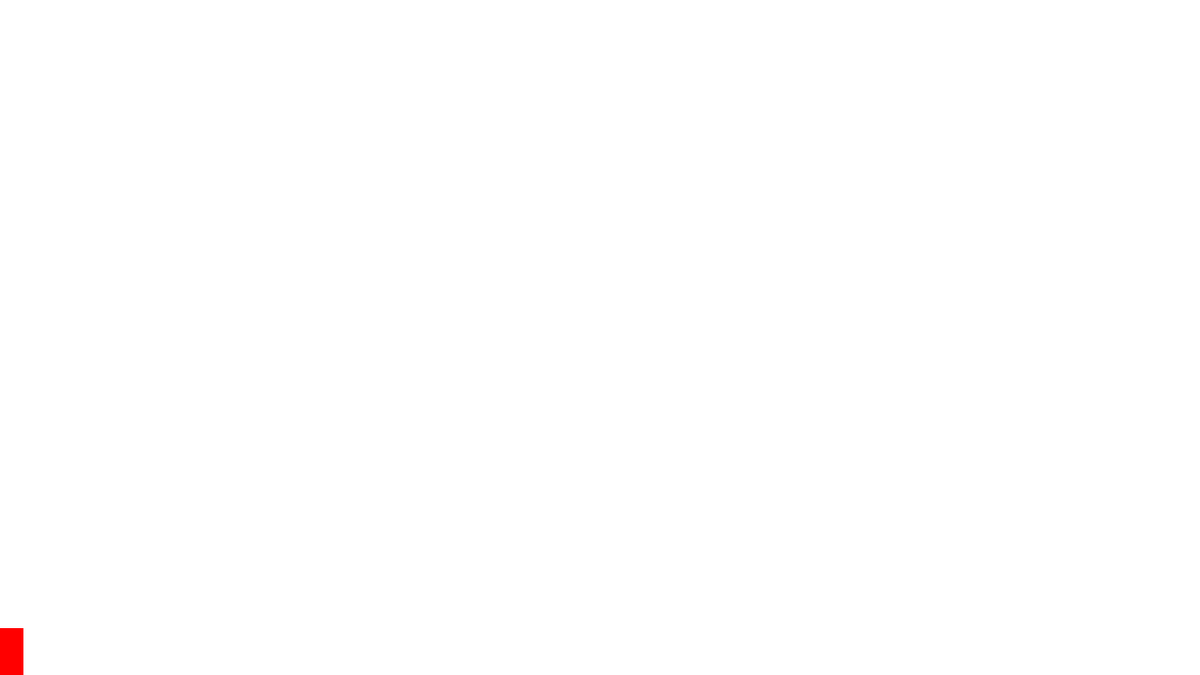
Frame 1 (no input)
Frame 60 (the mouse pressed at the canvas centre just before this capture): identical to frame 1, image omitted
Frame 120 (the mouse held since frame 60 and released just before this capture): identical to frame 1, image omitted

The Processing sketch that drew this single still picture (run headless with seeded random() and noise(); from frame 60 on, the mouse is pressed at the canvas centre):

// Processing sketch: jumping_working
// ── jumping_working.pde
boolean newletter;
boolean direction;
boolean jump;
float velocity;
float velocityconst;
Player player;



void setup() {
    size(1280,720);
    player = new Player(color(255,0,0),0,height-25,8);
    velocityconst = -8.0;
    velocity = velocityconst;
}

void draw() {
    background(255);
    if(newletter == true) {
        player.drive(direction);
    }
    if(jump == true) {
        player.jump();
    }
    player.display();
   // newletter = false;
}

void keyPressed()
{
    if(key == 'A' || key == 'a') {
        direction = false;
        newletter = true; 
    } else if (key == 'D' || key == 'd') {
        direction = true;
        newletter = true;
    }

    if (key == 'W' || key == 'w') {
        jump = true;
    } 
}

void keyReleased()
{
    if (key == 'A' || key == 'a' || key == 'D' || key == 'd') {
        newletter = false;
    }
}

// ── player.pde
class Player {
    color c;
    float xpos;
    float ypos;
    float xspeed;

Player(color clr, float xPos, float yPos, float xSpeed) {
        c = clr;
        xpos = xPos;
        ypos = yPos;
        xspeed = xSpeed;
    }

    void display() {
        rectMode(CENTER);
        noStroke();
        fill(c);
        rect(xpos,ypos,50,50);
    }

    void drive(boolean dir) {
        if ((xpos + xspeed) > width && (dir)) {
            float remainder = float(width) - xpos;
            xpos = 0 + (xspeed - remainder);
        } else if ((xpos - xspeed) < 0 && !(dir)) {
            float remainder = xpos - 0;
            xpos = width - (xspeed - remainder);
        } else {
            if (dir) xpos += xspeed;
            else xpos -= xspeed;
        }
    }

    void jump() {
        velocity = velocity + 0.5;
        if(ypos + velocity > (height-25)) {
            ypos =height-25;
            jump = false;
            velocity = velocityconst;
        } else {
            ypos += velocity;
        }
    }
}
